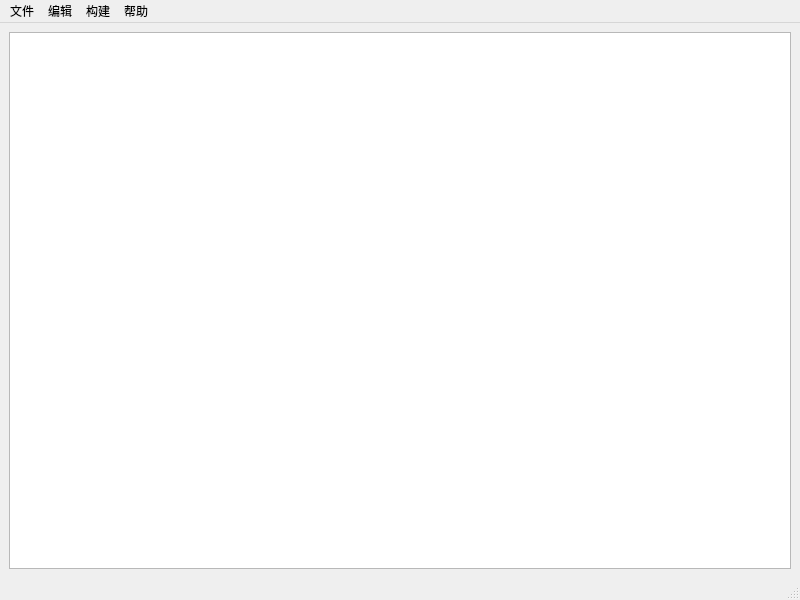
<?xml version="1.0" encoding="UTF-8"?>
<ui version="4.0">
 <class>MainWindow</class>
 <widget class="QMainWindow" name="MainWindow">
  <property name="geometry">
   <rect>
    <x>0</x>
    <y>0</y>
    <width>800</width>
    <height>600</height>
   </rect>
  </property>
  <property name="windowTitle">
   <string>集成化开发环境</string>
  </property>
  <widget class="QWidget" name="centralwidget">
   <layout class="QGridLayout" name="gridLayout">
    <item row="0" column="0">
     <widget class="QTextEdit" name="textEdit">
      <property name="font">
       <font>
        <pointsize>16</pointsize>
        <italic>false</italic>
       </font>
      </property>
      <property name="html">
       <string>&lt;!DOCTYPE HTML PUBLIC &quot;-//W3C//DTD HTML 4.0//EN&quot; &quot;http://www.w3.org/TR/REC-html40/strict.dtd&quot;&gt;
&lt;html&gt;&lt;head&gt;&lt;meta name=&quot;qrichtext&quot; content=&quot;1&quot; /&gt;&lt;style type=&quot;text/css&quot;&gt;
p, li { white-space: pre-wrap; }
&lt;/style&gt;&lt;/head&gt;&lt;body style=&quot; font-family:'.AppleSystemUIFont'; font-size:16pt; font-weight:400; font-style:normal;&quot;&gt;
&lt;p style=&quot;-qt-paragraph-type:empty; margin-top:0px; margin-bottom:0px; margin-left:0px; margin-right:0px; -qt-block-indent:0; text-indent:0px; font-family:'.AppleSystemUIFont'; font-size:13pt;&quot;&gt;&lt;br /&gt;&lt;/p&gt;&lt;/body&gt;&lt;/html&gt;</string>
      </property>
     </widget>
    </item>
   </layout>
  </widget>
  <widget class="QMenuBar" name="menubar">
   <property name="geometry">
    <rect>
     <x>0</x>
     <y>0</y>
     <width>800</width>
     <height>22</height>
    </rect>
   </property>
   <widget class="QMenu" name="menu">
    <property name="title">
     <string>文件</string>
    </property>
    <addaction name="actionnew"/>
    <addaction name="actionOpen"/>
    <addaction name="actionSave"/>
    <addaction name="actionSave_As"/>
    <addaction name="actionExit"/>
   </widget>
   <widget class="QMenu" name="menu_2">
    <property name="title">
     <string>编辑</string>
    </property>
    <addaction name="actionedit"/>
    <addaction name="actioncopy"/>
    <addaction name="actioncut"/>
    <addaction name="actionpase"/>
    <addaction name="actioncancel"/>
   </widget>
   <widget class="QMenu" name="menu_3">
    <property name="title">
     <string>构建</string>
    </property>
    <addaction name="actionCompile"/>
   </widget>
   <widget class="QMenu" name="menu_4">
    <property name="title">
     <string>帮助</string>
    </property>
    <addaction name="actionAbout"/>
   </widget>
   <addaction name="menu"/>
   <addaction name="menu_2"/>
   <addaction name="menu_3"/>
   <addaction name="menu_4"/>
  </widget>
  <widget class="QStatusBar" name="statusbar"/>
  <action name="actionOpen">
   <property name="text">
    <string>Open...</string>
   </property>
  </action>
  <action name="actionSave">
   <property name="text">
    <string>Save...</string>
   </property>
  </action>
  <action name="actionExit">
   <property name="text">
    <string>Exit</string>
   </property>
  </action>
  <action name="actioncancel">
   <property name="text">
    <string>cancel</string>
   </property>
  </action>
  <action name="actionedit">
   <property name="text">
    <string>edit</string>
   </property>
  </action>
  <action name="actioncopy">
   <property name="text">
    <string>copy</string>
   </property>
  </action>
  <action name="actionpase">
   <property name="text">
    <string>paste</string>
   </property>
  </action>
  <action name="actioncut">
   <property name="text">
    <string>cut</string>
   </property>
  </action>
  <action name="actionAbout">
   <property name="text">
    <string>About</string>
   </property>
  </action>
  <action name="actionCompile">
   <property name="text">
    <string>Compile</string>
   </property>
  </action>
  <action name="actionnew">
   <property name="text">
    <string>new</string>
   </property>
  </action>
  <action name="actionSave_As">
   <property name="text">
    <string>Save As...</string>
   </property>
  </action>
 </widget>
 <resources/>
 <connections/>
</ui>
